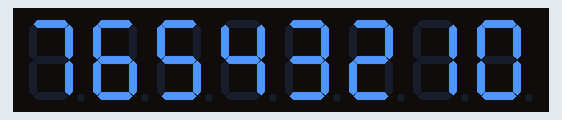
Simulated run of this program. Board: ATmega32, built with avr-gcc and emulated at 1 MHz (the files do not name the chip). On the bench: 8-digit seven-segment display. Wiring (inferred from the names in the program): MAX7219 LED driver: CS PB4.

Above: at 0.1 s.
At 16.1 s:
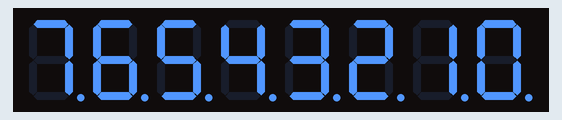
At 25.1 s:
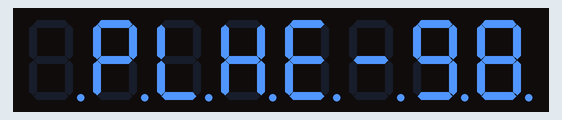
At 33.1 s:
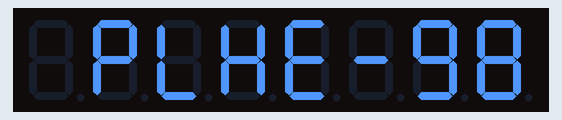

Measured:
- by itself, everything shown: repeats every 32.1 s, in 32 steps
- what the display in image 1 shows lasts 1.0 s, from 16.0 s to 17.0 s

The program:

main.c
```c
/* ========================================================
 * 7SEG-MPX8.c
 * Created: 29/10/2022 08:33:41 م
 * Author : Abdallah Ahmed
 ========================================================*/


#define F_CPU 1000000UL
#include <avr/io.h>
#include <util/delay.h>

#define Chip_select			4
#define MOSI				5
#define CLK					7
#define Master_Control		DDRB


void SPI_MasterInit(void)
{
	// Set SS , MOSI , SCL as output
	Master_Control |=(1<<MOSI)|(1<<Chip_select) |(1<<CLK) ;
	// Set MISO as input

	SPCR |=1<<MSTR;   // Enable Master
	SPCR |=1<<SPE;    // Enable SPI
	SPCR |=1<<SPR0;   // Set clock rate focs/16
}

void execute(uint8_t CMD,uint8_t Data)
{
	//In MAX7221, data packets are 16 bits long (two bytes)
	//You should first make CS low before transmitting
	PORTB &=~(1<<Chip_select);
	//then you transmit two bytes of data
	// transmit command
	SPDR=CMD;
	// wait to complete the transmission
	while (!(SPSR & (1 << SPIF)));
	// transmit data
	SPDR =Data;
	// wait to complete the transmission
	while (!(SPSR & (1 << SPIF)));
	//terminate the transmission by making CS high.
	PORTB |=(1<<Chip_select);
}

void MAX7221_init(void)
{
	execute(0x09,0xFF);   // decode all display
	execute(0x0A,0xFF);   // max intensity
	execute(0x0B,0xF7);   // set scan limit (digit0 to digit7)  on the screen  doing the all segments work
	execute(0x0C,0x01);   // turn on display normal mood
}
int main(void)
{
	SPI_MasterInit();
	MAX7221_init();
	uint8_t counter=0;
	uint8_t index_display;
    while (1)
    {
		for(index_display=1;index_display<9;index_display++)
			execute(index_display,counter++); // write on Led (index_display) value (counter)
		_delay_ms(1000);
    }
}
```
